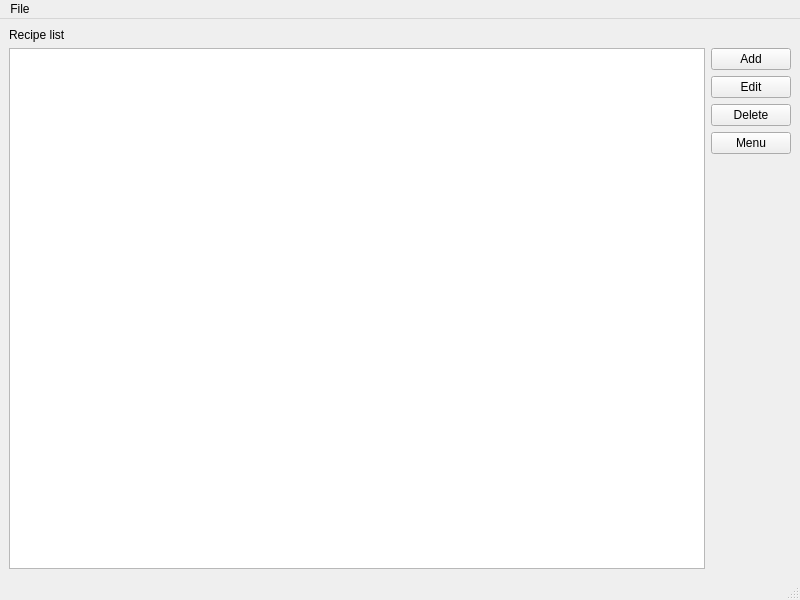
<?xml version="1.0" encoding="UTF-8"?>
<ui version="4.0">
 <class>MainWindow</class>
 <widget class="QMainWindow" name="MainWindow">
  <property name="geometry">
   <rect>
    <x>0</x>
    <y>0</y>
    <width>800</width>
    <height>600</height>
   </rect>
  </property>
  <property name="windowTitle">
   <string>MainWindow</string>
  </property>
  <widget class="QWidget" name="centralwidget">
   <layout class="QVBoxLayout" name="verticalLayout_2">
    <item>
     <widget class="QLabel" name="label">
      <property name="lineWidth">
       <number>1</number>
      </property>
      <property name="text">
       <string>Recipe list</string>
      </property>
     </widget>
    </item>
    <item>
     <layout class="QHBoxLayout" name="horizontalLayout">
      <item>
       <widget class="QTableView" name="tableView">
        <property name="dragEnabled">
         <bool>true</bool>
        </property>
       </widget>
      </item>
      <item>
       <layout class="QVBoxLayout" name="verticalLayout">
        <item>
         <widget class="QPushButton" name="add_recipe">
          <property name="text">
           <string>Add</string>
          </property>
         </widget>
        </item>
        <item>
         <widget class="QPushButton" name="edit_recipe">
          <property name="text">
           <string>Edit</string>
          </property>
         </widget>
        </item>
        <item>
         <widget class="QPushButton" name="delete_recipe">
          <property name="text">
           <string>Delete</string>
          </property>
         </widget>
        </item>
        <item>
         <widget class="QPushButton" name="menu_dialog">
          <property name="text">
           <string>Menu</string>
          </property>
         </widget>
        </item>
        <item>
         <spacer name="verticalSpacer">
          <property name="orientation">
           <enum>Qt::Vertical</enum>
          </property>
          <property name="sizeHint" stdset="0">
           <size>
            <width>20</width>
            <height>268</height>
           </size>
          </property>
         </spacer>
        </item>
       </layout>
      </item>
     </layout>
    </item>
   </layout>
  </widget>
  <widget class="QStatusBar" name="statusbar"/>
  <widget class="QMenuBar" name="menubar">
   <property name="geometry">
    <rect>
     <x>0</x>
     <y>0</y>
     <width>800</width>
     <height>22</height>
    </rect>
   </property>
   <widget class="QMenu" name="menuFile">
    <property name="title">
     <string>File</string>
    </property>
    <addaction name="separator"/>
   </widget>
   <addaction name="menuFile"/>
  </widget>
  <action name="actiond">
   <property name="text">
    <string>d</string>
   </property>
  </action>
  <action name="actionFile">
   <property name="text">
    <string>File</string>
   </property>
  </action>
 </widget>
 <resources/>
 <connections/>
</ui>
